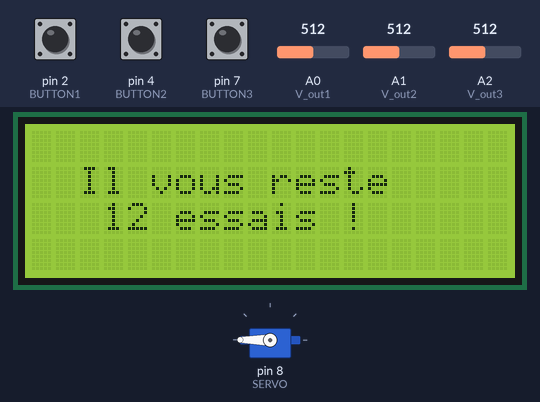
The sketch below on a simulated Arduino Uno, built with avr-gcc and run on an emulated ATmega328P. Shown: servo, 20×4 character LCD. The inputs (shaded band) are chosen by the test bench; at power-on: pin 4 (BUTTON2) LOW, pin 7 (BUTTON3) HIGH, pin 2 (BUTTON1) LOW, A0 (V_out1) = 512, A1 (V_out2) = 512, A2 (V_out3) = 512. Random numbers use the default seed unless the sketch sets one; what the sketch prints to the serial monitor is not drawn.

Above: at 1.2 s.
1.3 s: pin 4 (BUTTON2) pulled HIGH for 1 s
5.3 s: pin 7 (BUTTON3) pulled LOW for 3.2 s
At 7.3 s:
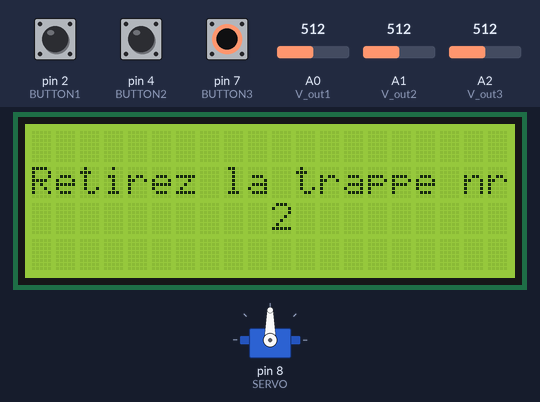
11.5 s: pin 7 (BUTTON3) pulled LOW for 3.2 s
At 16.9 s:
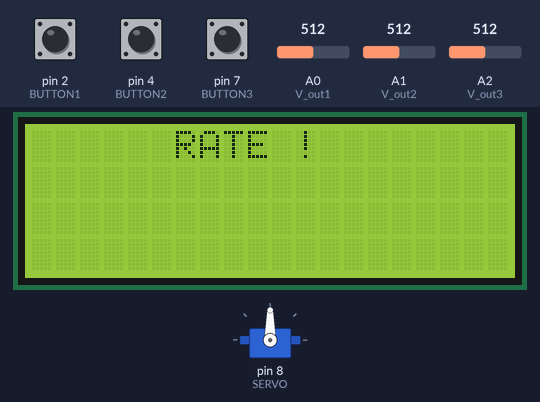
23.9 s: pin 7 (BUTTON3) pulled LOW for 0.15 s
At 24.7 s:
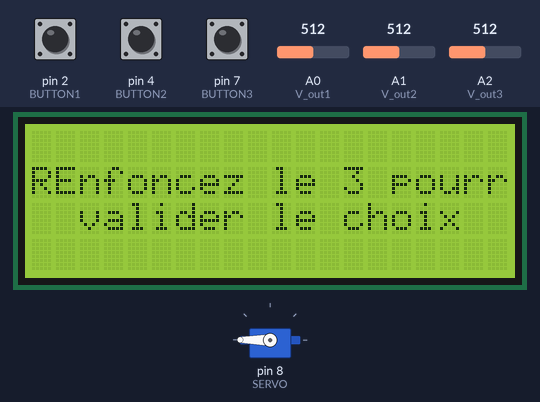
27.0 s: pin 7 (BUTTON3) pulled LOW for 1 s
At 31.3 s:
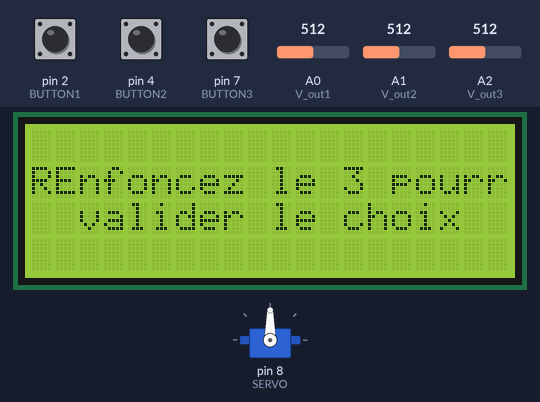
Timing chart, 0 to 32.0 s (numbered marks = the images above; inputs shaded):
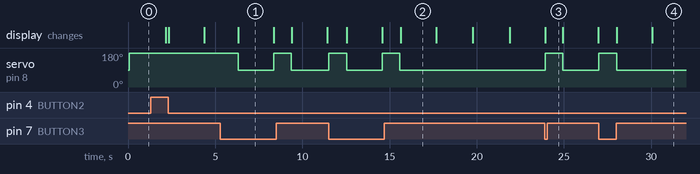

Measured:
- after the input at 5.3 s, servo on pin 8 (SERVO): 180° → 90° after 1.0 s, → 180° 2.0 s later, → 90° 1.0 s later; the display: changes after 1.0 s (image 1)
- after the input at 11.5 s, servo on pin 8 (SERVO): alternates 180° for 1.0 s and 90° for 2.0 s, 4 changes in all, then stays 90°, starting at once; the display: first changes after 1.0 s (image 2 shows a later state)
- after the input at 23.9 s, servo on pin 8 (SERVO): 90° → 180° at once, → 90° 1.0 s later
- after the input at 27.0 s, servo on pin 8 (SERVO): 90° → 180° at once, → 90° 1.0 s later; the display: first changes after 1.0 s (image 4 shows a later state)
- what the display in image 1 shows lasts 2.1 s, from 6.3 s to 8.4 s

The sketch:

Mastermind.ino
```cpp
//
// Programme arduino du mastermind
// LEPL 1502
// Groupe 11.21 FSA11BA 2023
//

#include <Wire.h>
#include <LiquidCrystal_I2C.h>
#include <string.h>
#include <Servo.h>

#define V_out1 A0
#define V_out2 A1
#define V_out3 A2
#define BUTTON1 2
#define BUTTON2 4
#define BUTTON3 7
#define SERVO 8

LiquidCrystal_I2C lcd(0x27, 20, 4);

const int attemps_tot = 12;
int attemps = attemps_tot;

String history = "";
Servo myservo;

void setup() {
  Serial.begin(9600);
  // On nomme V_out1,2,3 les trois sortie de notre circuit
  pinMode(V_out1, INPUT);
  pinMode(V_out2, INPUT);
  pinMode(V_out3, INPUT);
  pinMode(BUTTON1, INPUT);
  pinMode(BUTTON2, INPUT);
  pinMode(BUTTON3, INPUT);
  myservo.attach(SERVO);
  lcd.init();
  lcd.backlight();
  }

void loop() {

  String secret_code; history = "";
  secret_code = gen_code();                                             // On génère le code secret
  attemps = attemps_tot;                                                // On initialise le nbr d'essais
  myservo.write(180);                                                    // On ferme la trappe

  while (attemps > 0){                                                  // Le jeu commence et continue tant que le joueur à encore des essais
    lcd.clear();
    lcd.setCursor(2, 1);  lcd.print("Il vous reste");
    lcd.setCursor(3, 2);  lcd.print(String(attemps) + " essais !");
    delay(2000);
    lcd.clear();
    lcd.setCursor(1, 0);  lcd.print("Essais numero : " + String(attemps_tot - attemps + 1));
    lcd.setCursor(1, 1);  lcd.print("Entrer votre code");
    lcd.setCursor(1, 2);  lcd.print("Appuyez sur 2 pour");
    lcd.setCursor(2, 3);  lcd.print("Validez le choix");

    makeChoice(history, attemps);                                       // On attemps que le joueur appuie sur le bouton2 pour valider son essai

    String code;
    code = player_code();                                               // On enregistre le code du joueur

    Serial.println(String(secret_code));
    Serial.println(String(code));

    int result[2];
    result[0] = 0;  result[1] = 0;                                      // Initialiser le nombre de bonne couleurs et couleur bien placé à 0
    for (int i = 0; i<4; i++){
        if (code[i] == secret_code[i]) {result[1]++;}                   // On trouve le nbr de couleurs bien placé
        else {for (int j = 0; j<4; j++) {
          if (j != i && code[j] == secret_code[i]){                     // On trouve le nbr de couleurs mals placés
            result[0]++;
            break;}}}}

    Serial.println("Bien placees : " + String(result[1]));
    Serial.println("Bonnes couleurs : " + String(result[0]));

    String strcode = String(code);  history = history + strcode + " ";

    if (result[1] != 4  && attemps !=0) {
      attemps--;                                                        // On enlève un essais et le joueur peut reessayer un coups

      Serial.println("Historique : " + String(history));
      Serial.println("Prochain essais");

      lcd.clear();
      lcd.setCursor(6,0);  lcd.print("RATE !");
      delay(2000);

      lcd.clear();
      lcd.setCursor(1, 1);  lcd.print("Bonnes couleurs: " + String(result[0]));
      lcd.setCursor(2, 2);  lcd.print("Biens placees: " + String(result[1]));
      delay(2000);
      lcd.clear();
      lcd.setCursor(1, 0);  lcd.print("Appuyez sur 1 pour");
      lcd.setCursor(1, 1);  lcd.print("voir l'historique");
      lcd.setCursor(1, 2);  lcd.print("Appuyez sur 2 pour");
      lcd.setCursor(1, 3);  lcd.print("le prochain essai");

      makeChoice(history, attemps);                                     // On attemps que le joueur appuie sur le bouton2 pour relancer un essai ou qu'il appuie sur le bouton1 pour voir l'historique
      }

    else {                                                              // La partie est finie on en recommence une
      if (attemps == 0){
        lcd.clear();
        lcd.setCursor(1, 0);  lcd.print("Il ne vous reste");
        lcd.setCursor(1, 1);  lcd.print("plus d'essais !");
        lcd.setCursor(4, 2);  lcd.print("Le code était :");
        lcd.setCursor(8, 4);  lcd.print(String(secret_code));
        delay(2000);}

      else {
        attemps = 0;

        lcd.clear();
        lcd.setCursor(3, 0);  lcd.print("BIEN JOUE !");
        lcd.setCursor(4, 1);  lcd.print("Le code etait :");
        lcd.setCursor(8, 2);  lcd.print(String(secret_code));
        delay(2000);}

      lcd.clear();
      lcd.setCursor(1, 0);  lcd.print("Appuyez sur 1 pour");
      lcd.setCursor(1, 1);  lcd.print("voir l'historique");
      lcd.setCursor(1, 2);  lcd.print("Appuyez sur 2 pour");
      lcd.setCursor(1, 3);  lcd.print("un nouvelle partie");

      makeChoice(history, attemps);}                                    // On attemps que le joueur appuie sur le bouton2 pour relancer une partie ou qu'il appuie sur le bouton1 pour voir l'historique
    }
  }


bool button1IsPressed(){return digitalRead(BUTTON1);}

bool button2IsPressed(){return digitalRead(BUTTON2);}

void makeChoice(String history, int attemps){
  bool choiceIsMade = false;
  while(!choiceIsMade){
    bool button1State = button1IsPressed();
    bool button2Ismade = button2IsPressed();
    if (!button1State){show_history(history, attemps);}            // Si on appuie bouton1 : l'historique s'affiche et on attend qu'on appuie sur bouton2
    if (!button2Ismade){choiceIsMade = true;}                       // Si on appuie bouton2 : le jeu continue
    }
  }

void show_history(String history, int attemps){                         // On affiche l'historique
  if (attemps >= attemps_tot - 4){
    lcd.clear();
    lcd.setCursor(0,1);  lcd.print(history);
    }
  else if (attemps >= attemps_tot - 8){
    lcd.clear();
    lcd.setCursor(0,1); lcd.print(history);
    lcd.setCursor(0,2); lcd.print(history.substring(20));
    }
  else if (attemps >= attemps_tot - 12){
    lcd.clear();
    lcd.setCursor(0,0); lcd.print(history);
    lcd.setCursor(0,1); lcd.print(history.substring(20,39));
    lcd.setCursor(0,2); lcd.print(history.substring(40));
    }
  else{
    lcd.clear();
    lcd.setCursor(0,0); lcd.print(history);
    lcd.setCursor(0,1); lcd.print(history.substring(20,39));
    lcd.setCursor(0,2); lcd.print(history.substring(40,59));
    lcd.setCursor(0,3); lcd.print(history.substring(60));
    }
  }

String gen_code(){                                                      // Générer aléatoirement le code couleur secret
  String code;
  char colors[4] = {'b', 'v', 'j', 'r'};
  // Mélanger les couleurs dans le tableau
  for (int i = 3; i > 0; i--) {
    int j = random(i + 1);
    char temp = colors[i];
    colors[i] = colors[j];
    colors[j] = temp;}
  // Sélectionner les quatre premières couleurs mélangées
  for (int i = 0; i < 4; i++) {code += String(colors[i]);}

  Serial.println("\nLe code secret est : " + code);

return code;}


String det_color(){                                                     // On détermine la couleur mise par le joueur
  int aMoy = 0; int bMoy = 0; int cMoy = 0; int nbr = 20;
  // On effectue une moyenne des entrées pour pouvoir détecter les entrées dont leurs valeures oscillent
  for (int i = 0; i < nbr; i++){
    int a = analogRead(V_out1);
    int b = analogRead(V_out2);
    int c = analogRead(V_out3);
    aMoy += a;  bMoy += b;  cMoy += c;}
  aMoy = aMoy / nbr ; bMoy = bMoy / nbr; cMoy = cMoy / nbr;

  Serial.println(String(aMoy)+ "," + String(bMoy) + "," + String(cMoy));
  if (aMoy < 100 && bMoy < 100 && cMoy < 100) {return ("j");}
  else if (aMoy < 100 && bMoy < 100 && cMoy > 100) {return ("r");}
  else if (aMoy < 100 && bMoy > 100 && cMoy > 100) {return ("b");}
  else if (aMoy > 100 && bMoy > 100 && cMoy > 100) {return ("v");}}

String player_code(){                                                   // On détermine le code du joueur
  String code;

  for (int i = 0; i < 4; i++){
    lcd.clear();
    lcd.setCursor(0, 1);  lcd.print("Retirez la trappe nr");
    lcd.setCursor(10, 2);  lcd.print(String(i + 1));
    delay(2000);
    lcd.setCursor(1, 1);  lcd.print("Enfoncez le 3 pour");
    lcd.setCursor(2, 2);  lcd.print("valider le choix");

    bool button3IsPressed = false;
    while (!button3IsPressed){
      bool button3State = digitalRead(BUTTON3);
      if (!button3State){                                               // Lorsque button3 est enfoncé
        button3IsPressed = true;
        code += det_color();
        Serial.println("Avancé code: "+code);                           // On détermine la couleur mise par le joueur
        myservo.write(180);                                               // On tourne la trappe pour que la bille tombe
        delay(1000);
        myservo.write(90);
        }}
    }

  Serial.println("Le code du joueur est : " + String(code));

  return (code);}
```
